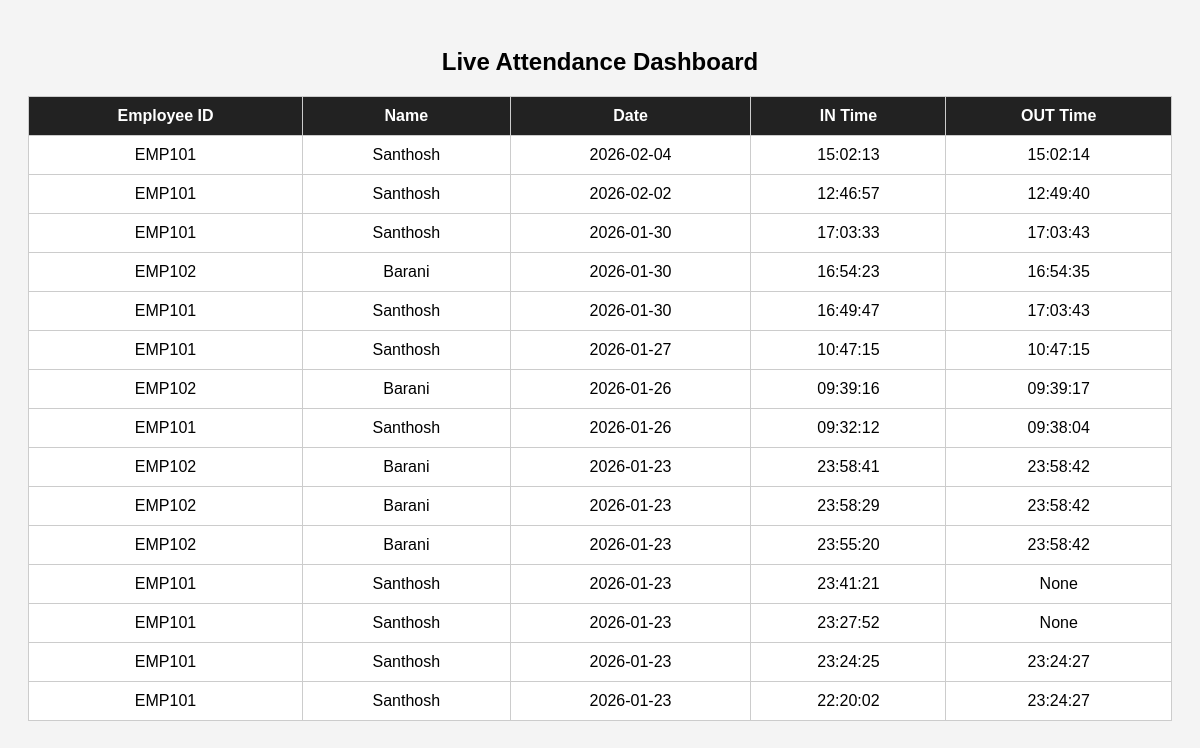
The app's page /attendance with its own data.
### tables this page shows
CREATE TABLE attendance (
        id INTEGER PRIMARY KEY AUTOINCREMENT,
        employee_id TEXT,
        date TEXT,
        in_time TEXT,
        out_time TEXT
    );

CREATE TABLE "employees" (
	"employee_id"	TEXT,
	"name"	TEXT,
	"role"	TEXT,
	PRIMARY KEY("employee_id")
);

### app.py (the view)
@app.route("/attendance")
def attendance_view():
    conn = sqlite3.connect(DB_PATH)
    cur = conn.cursor()
    cur.execute("""
        SELECT a.employee_id, e.name, a.date, a.in_time, a.out_time
        FROM attendance a
        JOIN employees e ON a.employee_id = e.employee_id
        ORDER BY a.date DESC, a.in_time DESC
    """)
    rows = cur.fetchall()
    conn.close()
    return render_template("attendance.html", records=rows)

### templates/attendance.html (shortened to what this page needs)
<!DOCTYPE html>
<html>
<head>
</head>
<body>
<h2>Live Attendance Dashboard</h2>
<table>
<tr>
    <th>Employee ID</th>
    <th>Name</th>
    <th>Date</th>
    <th>IN Time</th>
    <th>OUT Time</th>
</tr>
{% if records %}
    {% for r in records %}
    <tr>
        <td>{{ r[0] }}</td>
        <td>{{ r[1] }}</td>
        <td>{{ r[2] }}</td>
        <td>{{ r[3] }}</td>
        <td>{{ r[4] }}</td>
    </tr>
    {% endfor %}
{% else %}
<tr>
<td colspan="5">No attendance records found</td>
</tr>
{% endif %}
</table>
</body>
</html>

### templates/attendance.html (style rules this page uses)
body { font-family: Arial; background:#f4f4f4; padding:20px; }
h2 { text-align:center; }
table { border-collapse: collapse; width:100%; background:white; }
th, td { border:1px solid #ccc; padding:10px; text-align:center; }
th { background:#222; color:white; }

### records on screen
attendance: employee "EMP101", name "Santhosh", date "2026-02-04", in_time "15:02:13", out_time "15:02:14"
attendance: employee "EMP101", name "Santhosh", date "2026-02-02", in_time "12:46:57", out_time "12:49:40"
attendance: employee "EMP101", name "Santhosh", date "2026-01-30", in_time "17:03:33", out_time "17:03:43"
attendance: employee "EMP102", name "Barani", date "2026-01-30", in_time "16:54:23", out_time "16:54:35"
attendance: employee "EMP101", name "Santhosh", date "2026-01-30", in_time "16:49:47", out_time "17:03:43"
attendance: employee "EMP101", name "Santhosh", date "2026-01-27", in_time "10:47:15", out_time "10:47:15"
attendance: employee "EMP102", name "Barani", date "2026-01-26", in_time "09:39:16", out_time "09:39:17"
attendance: employee "EMP101", name "Santhosh", date "2026-01-26", in_time "09:32:12", out_time "09:38:04"
attendance: employee "EMP102", name "Barani", date "2026-01-23", in_time "23:58:41", out_time "23:58:42"
attendance: employee "EMP102", name "Barani", date "2026-01-23", in_time "23:58:29", out_time "23:58:42"
attendance: employee "EMP102", name "Barani", date "2026-01-23", in_time "23:55:20", out_time "23:58:42"
attendance: employee "EMP101", name "Santhosh", date "2026-01-23", in_time "23:41:21", r "None"
attendance: employee "EMP101", name "Santhosh", date "2026-01-23", in_time "23:27:52", r "None"
attendance: employee "EMP101", name "Santhosh", date "2026-01-23", in_time "23:24:25", out_time "23:24:27"
attendance: employee "EMP101", name "Santhosh", date "2026-01-23", in_time "22:20:02", out_time "23:24:27"
